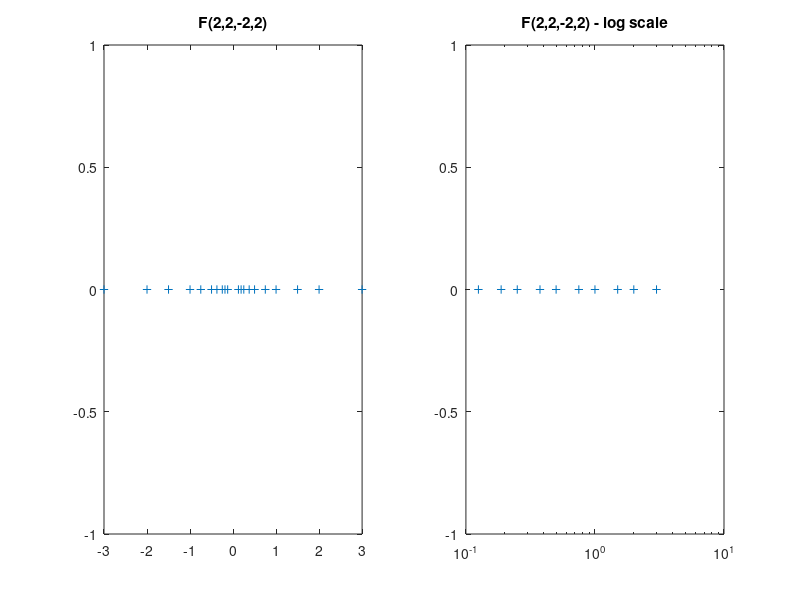

This figure's MATLAB source:
% parameter dashboard
beta = 2;
t = 2; 
L = -2;
U = 2;
F = []; % the set of numbers F(beta,t,L,U) should be in the form of a row vector

%
% ENTER CODE HERE
% 
% HINT: USING 'FOR' LOOPS, GROW THE SET F UNTIL EXHAUSTING ALL THE CASES
%
for j=2:3
    for s=0:1
        for e=L:U
            x=((-1)^s)*j*(beta^(e-t))
            F=[F, x]
        end
    end
end


numpoints = length(F);
[nr,nc] = size(F);
F = sort(F);

figure;
subplot(1,2,1); plot(F, zeros(size(F)),'+'); 
title(['F(',num2str(beta),',',num2str(t),',',num2str(L),',',num2str(U),')'])
subplot(1,2,2); semilogx(F, zeros(size(F)),'+')
title(['F(',num2str(beta),',',num2str(t),',',num2str(L),',',num2str(U),') - log scale'])

